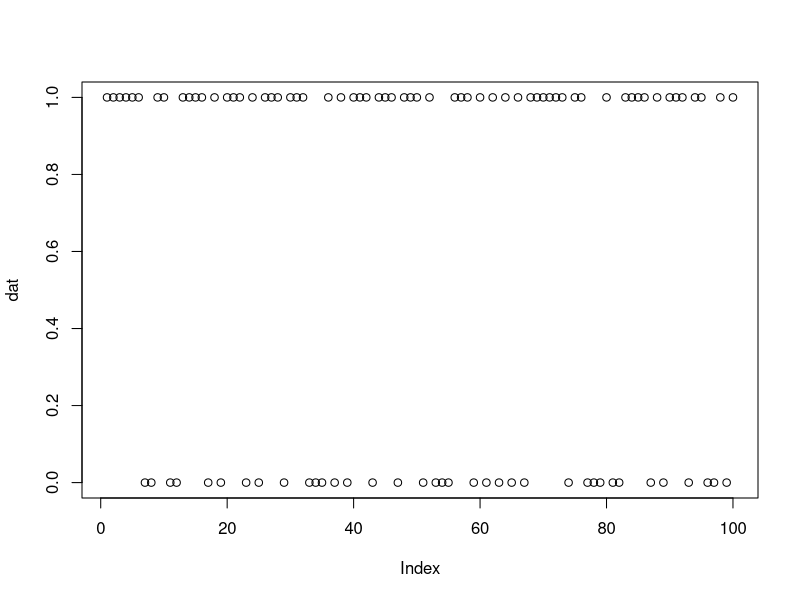
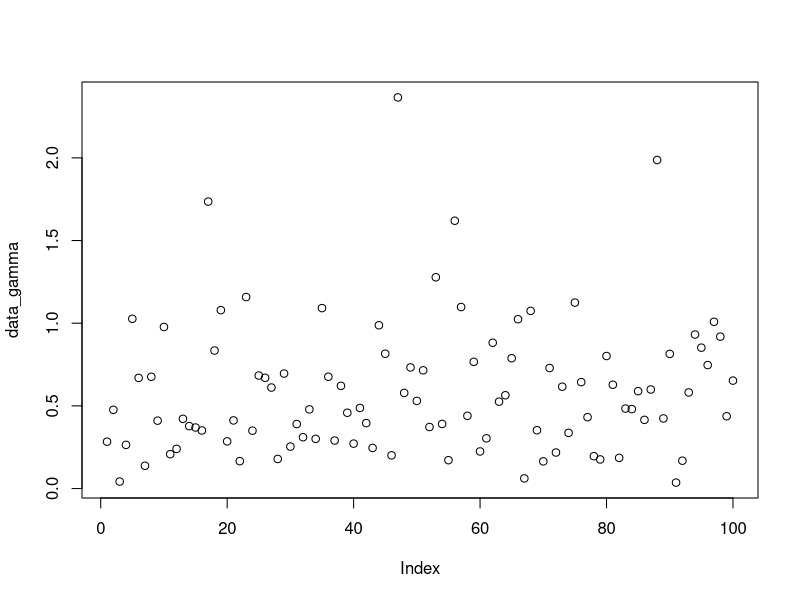

These figures' R source, in order:
n = 100
datos = rpois(100,4)

m1 = (sum(datos))/n

m2 = (sum(datos^2))/n

m1
m2-m1^2

(m1*m1) + m1


## Bernoullo

dat = rbinom(100,1,0.6)
plot(dat)

mle = sum(dat)*1/100
mle

## gamma

alpha = 2
beta = 3
data_gamma = rgamma(n,shape = alpha,rate = beta)
plot(data_gamma)

beta_hat = alpha*((sum(data_gamma))*1/n)^-1
beta_hat
